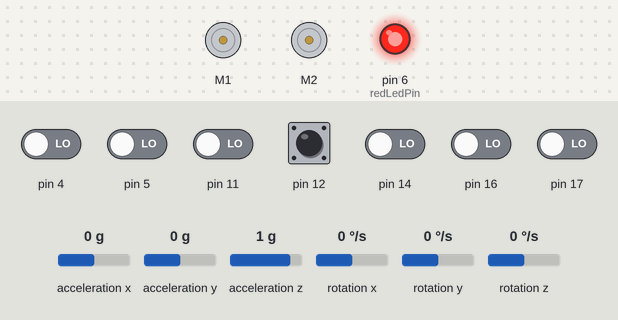
A sketch run on a simulated Arduino Uno, built with avr-gcc and run on an emulated ATmega328P. Parts: 2 × DC motor (green arrow = forward, orange = backward, longer = faster), output pins drawn as LEDs (lit = HIGH). The inputs (shaded band) are chosen by the test bench; at power-on: pin 12 HIGH, pin 4, pin 5, pin 11, pin 14, pin 16, pin 17 LOW, acceleration x 0 g, acceleration y 0 g, acceleration z 1 g, rotation x 0 °/s, rotation y 0 °/s, rotation z 0 °/s. Random numbers use the default seed unless the sketch sets one.

Above: at 0.8 s.
0.9 s: pin 12 pulled LOW for 0.15 s
At 2.0 s:
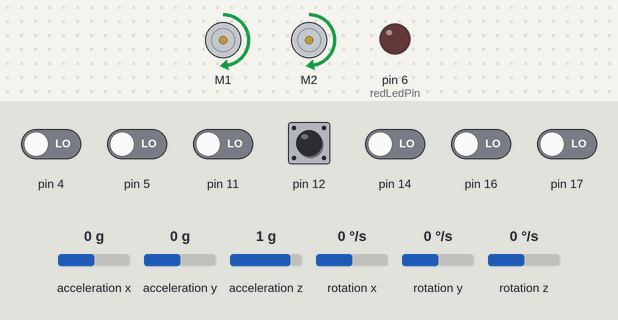
2.5 s: acceleration x set to -0.3 g
At 4.93 s:
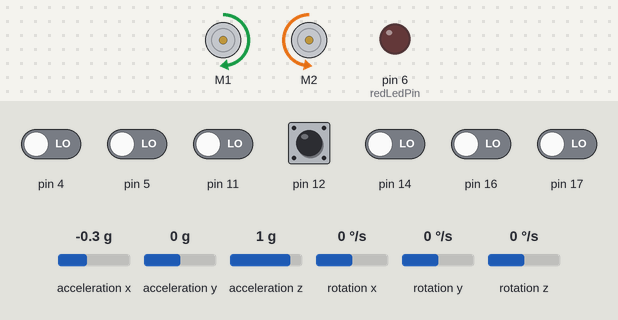
5.5 s: pin 5 driven HIGH
8.5 s: pin 5 driven LOW
At 11.28 s:
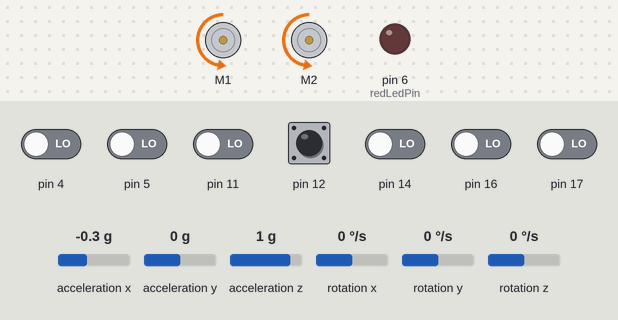
11.5 s: pin 4 driven HIGH
Timing chart, 0 to 15.5 s (numbered marks = the images above; inputs shaded):
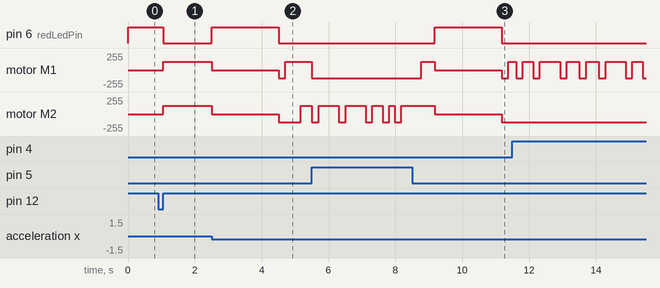

Measured:
- the behaviour switches between -0.1 and -0.2 g on acceleration x (found by bisection; images 1 and 2)
- after the input at 0.9 s, pin 6 (redLedPin): HIGH → LOW after 0.15 s; motor M1, motor M2: stopped → forward 127/255 after 0.16 s
- after the input at 2.5 s, pin 6 (redLedPin): LOW → HIGH at once, → LOW 2.0 s later; motor M1: forward 127/255 → stopped at once, → backward 127/255 2.0 s later, → forward 127/255 0.20 s later; motor M2: forward 127/255 → stopped at once, → backward 127/255 2.0 s later, → forward 127/255 0.65 s later
- after the input at 8.5 s, pin 6 (redLedPin): LOW → HIGH after 0.68 s, → LOW 2.0 s later; motor M1: backward 127/255 → forward 127/255 after 0.28 s, → stopped 0.41 s later, → backward 127/255 2.0 s later, → forward 127/255 0.20 s later

The sketch:

Plab-LSM303collisionBorder.ino
```cpp
/* Purpose:
         When the zumo collides with an obstacle, it stops,putthe red LED on, and turns way randomly.
         It also turns when it encounter a black border

   This program is a modified copy and "simpler" version of Pololu´s found at:


   https://github.com/pololu/zumo-shield/blob/master/ZumoExamples/examples/SumoCollisionDetect/SumoCollisionDetect.ino

   Our version is for IT1501/TDT4112 and is not object oriented or using the RunningAverage template as above.


   Modifications programmed by:
          Asbjørn Thomassen
           IDI, NTNU, 2017.

  In loop(), the program reads the x and y components of acceleration (ignoring z), and detects a
  contact when the magnitude of the 3-period average of the x-y vector exceeds an empirically determined
  XY_ACCELERATION_THRESHOLD.  On contact detection, the forward speed is increased to FULL_SPEED from
  the default SEARCH_SPEED, simulating a "fight or flight" response.


  The program attempts to detect contact only when the Zumo is going straight.  When it is executing a
  turn at the sumo ring border, the turn itself generates an acceleration in the x-y plane, so the
  acceleration reading at that time is difficult to interpret for contact detection.  Since the Zumo also
  accelerates forward out of a turn, the acceleration readings are also ignored for MIN_DELAY_AFTER_TURN
  milliseconds after completing a turn. To further avoid false positives, a MIN_DELAY_BETWEEN_CONTACTS is
  also specified.
 */

#include <ZumoBuzzer.h>
#include <ZumoMotors.h>
#include <Pushbutton.h>
#include <QTRSensors.h>
#include <ZumoReflectanceSensorArray.h>
#include <Wire.h>
#include <LSM303.h>

#define LED 13
Pushbutton button(ZUMO_BUTTON); // pushbutton on pin 12

// am Settings
#define SEQ_SIZE 3  // number of readings to include in running average of am readings 2400
#define XY_ACCELERATION_THRESHOLD 2400  // for detection of contact (~16000 = magnitude of acceleration due to gravity)

// Reflectance Sensor Settings
#define NUM_SENSORS 6
unsigned int sensor_values[NUM_SENSORS];
// this might need to be tuned for different lighting conditions, surfaces, etc.
#define QTR_THRESHOLD  1600 //
ZumoReflectanceSensorArray sensors(QTR_NO_EMITTER_PIN);

// Motor Settings
ZumoMotors motors;

// these might need to be tuned for different motor types
#define REVERSE_SPEED     200 // 0 is stopped, 400 is full speed
#define TURN_SPEED        200
#define SEARCH_SPEED      200 // Default speed
#define SUSTAINED_SPEED   400 // switches to SUSTAINED_SPEED from FULL_SPEED after FULL_SPEED_DURATION_LIMIT
#define FULL_SPEED        400 // "fight or flight" speed response
#define STOP_DURATION     100 // ms
#define FULL_SPEED_DURATION_LIMIT     300  // ms  250
#define REVERSE_DURATION  200 // ms
#define TURN_DURATION     300 // ms
#define RIGHT 1
#define LEFT -1

enum ForwardSpeed { SearchSpeed, SustainedSpeed, FullSpeed };
ForwardSpeed _forwardSpeed;  // current forward speed setting
 // Timing
unsigned long loop_start_time;
unsigned long last_turn_time;
unsigned long contact_made_time;
unsigned long full_speed_start_time;

#define MIN_DELAY_AFTER_TURN          400  // ms = min delay before detecting contact event
#define MIN_DELAY_BETWEEN_CONTACTS   1000  // ms = min delay between detecting new contact event

const int redLedPin = 6;

 LSM303 am;
 boolean in_contact;

//
// Record for return of accelerator data:
// Use ring buffer (lsm303_sequence) to remove false positive collision (filtering)
// Need also time to ignore false positives from turns and start of motors etc

typedef struct lsm303_sequence {int cnt;   // numb of values currently in acceleration record (ring buffer)
              int idx; // index to put next value in ring buffer
              unsigned long timestamp;  // time for last reading into buffer
              int value_x[SEQ_SIZE]; // acceleration values
              int value_y[SEQ_SIZE];
              long sum_x; // x-sum of sequence
              long sum_y; // y-sum of sequence
              };

lsm303_sequence a_data;   // make sequence of accelaration data (ring buffer)

void init_read()
// initialise data sequence (before storing data from lsm303)
{
  a_data.cnt = 0;
  a_data.timestamp = 0;
  a_data.idx = 0;
  a_data.sum_x = 0;
  a_data.sum_y = 0;
  for (int i = 0; i< SEQ_SIZE; i++){
      a_data.value_x[i] = 0;
      a_data.value_y[i] = 0;
  }
}
void readDataLSM303(long timestamp) {
// Read values from LSM303
    am.readAcc();
// Data is now in am.a.x and am.a.y
// Put into sequence buffer
    a_data.timestamp = timestamp;               // not used in current version
    a_data.sum_x -= a_data.value_x[a_data.idx]; // subtract value to be replaced from sum
    a_data.sum_y -= a_data.value_y[a_data.idx];
    a_data.value_x[a_data.idx] = am.a.x;
    a_data.value_y[a_data.idx] = am.a.y;
    a_data.sum_x += a_data.value_x[a_data.idx]; // add new value to sum
    a_data.sum_y += a_data.value_y[a_data.idx];
    //update ring buffer pointer
    a_data.idx++;
    if (a_data.idx == SEQ_SIZE) a_data.idx = 0;  // faster than %
    if (a_data.cnt < SEQ_SIZE) a_data.cnt++;
}

long av_squared()
{
  // compute average of sequence of with x and y readings (filter noisy readings)
  long x_avg = static_cast <long> (a_data.sum_x/(long) a_data.cnt);
  long y_avg = static_cast <long> (a_data.sum_y/(long) a_data.cnt);
  // return squared value of xy-vector
  return x_avg*x_avg + y_avg*y_avg;
}

bool check_for_contact()
{
// Check if a collision detect and that it´s not caused by a turn or by recently contact
    static long threshold_squared = \
              (long) XY_ACCELERATION_THRESHOLD * (long) XY_ACCELERATION_THRESHOLD;

    return (av_squared() >  threshold_squared) && \
    (loop_start_time - last_turn_time > MIN_DELAY_AFTER_TURN) && \
    (loop_start_time - contact_made_time > MIN_DELAY_BETWEEN_CONTACTS);
}


void setForwardSpeed(ForwardSpeed speed)
{
  _forwardSpeed = speed;
  if (speed == FullSpeed) full_speed_start_time = loop_start_time;
}

int getForwardSpeed()
{
  int speed;
  switch (_forwardSpeed)
  {
    case FullSpeed:
      speed = FULL_SPEED;
      break;
    case SustainedSpeed:
      speed = SUSTAINED_SPEED;
      break;
    default:
      speed = SEARCH_SPEED;
      break;
  }
  return speed;
}
void on_contact_made()
{
  in_contact = true;

    setForwardSpeed(FullSpeed);

 // Light LED to indicate collision, the stop and wait,
 // followed by turn right "randomly"
    digitalWrite(redLedPin, HIGH);
    motors.setSpeeds(0,0);
    delay(2000);
    digitalWrite(redLedPin, LOW);
    contact_made_time = loop_start_time;
    turn(RIGHT, true);
}

void on_contact_lost()
{
  in_contact = false;
  // turn off LED
  digitalWrite(redLedPin, LOW);
  setForwardSpeed(SearchSpeed);
}

void turn(char direction, bool randomize)
{
  // Assume contact lost
  on_contact_lost();
  // Do turn
  static unsigned int duration_increment = TURN_DURATION / 4;
  motors.setSpeeds(-REVERSE_SPEED, -REVERSE_SPEED);
  delay(REVERSE_DURATION);
  motors.setSpeeds(TURN_SPEED * direction, -TURN_SPEED * direction);
  delay(randomize ? TURN_DURATION + (random(8) - 2) * duration_increment : TURN_DURATION);
  //
  int speed = getForwardSpeed();
  motors.setSpeeds(speed, speed);
  // Change in driving direction may give false collisions
  // Set time to ignore collision while turning
  last_turn_time = millis();
}


void setup() {
// Set up I2C an serial communication
  Wire.begin();
  Serial.begin(9600);
//
// Initialise LSM303 (I2C)
  am.init();
  am.enableDefault();
// Init buffer to store acceleration data
  init_read();
//
  pinMode(redLedPin, OUTPUT);
  digitalWrite(redLedPin, HIGH);

  button.waitForButton();
  digitalWrite(redLedPin, LOW);
  randomSeed((unsigned int) millis());
 //
 // Time variables initialisation
  in_contact = false;
  contact_made_time = 0;
  last_turn_time = millis();
  full_speed_start_time = 0;
  _forwardSpeed = SearchSpeed;
}

void loop() {
  loop_start_time = millis();
  readDataLSM303(loop_start_time); // read acceleration data into buffer
  sensors.read(sensor_values);

  if ((_forwardSpeed == FullSpeed) && \
      (loop_start_time - full_speed_start_time > FULL_SPEED_DURATION_LIMIT))
  {
    setForwardSpeed(SustainedSpeed);
  }

  if (sensor_values[0] > QTR_THRESHOLD)
  {
    // if leftmost sensor detects line, reverse and turn to the right
    turn(RIGHT,true);
  }
  else if (sensor_values[5] > QTR_THRESHOLD)
  {
    // if rightmost sensor detects line, reverse and turn to the left
    turn(LEFT,true);
  }
  else  // otherwise, go straight if no collision
  {
    // check for contact and if so: do necessary action
    if (check_for_contact()) on_contact_made();
    //
    int speed = getForwardSpeed();
    motors.setSpeeds(speed, speed);
  }
}
```
